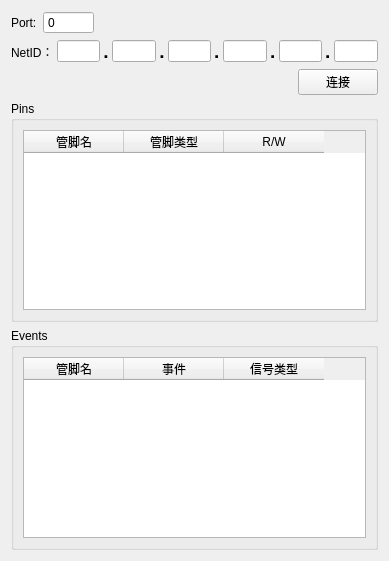
<?xml version="1.0" encoding="UTF-8"?>
<ui version="4.0">
 <class>twinCATWdg</class>
 <widget class="QWidget" name="twinCATWdg">
  <property name="geometry">
   <rect>
    <x>0</x>
    <y>0</y>
    <width>389</width>
    <height>561</height>
   </rect>
  </property>
  <property name="contextMenuPolicy">
   <enum>Qt::DefaultContextMenu</enum>
  </property>
  <property name="windowTitle">
   <string>twinCATWdg</string>
  </property>
  <layout class="QVBoxLayout" name="verticalLayout_2">
   <item>
    <layout class="QVBoxLayout" name="verticalLayout">
     <item>
      <layout class="QHBoxLayout" name="horizontalLayout">
       <item>
        <widget class="QLabel" name="label">
         <property name="text">
          <string>Port:</string>
         </property>
        </widget>
       </item>
       <item>
        <widget class="QSpinBox" name="port">
         <property name="buttonSymbols">
          <enum>QAbstractSpinBox::NoButtons</enum>
         </property>
         <property name="maximum">
          <number>9999999</number>
         </property>
        </widget>
       </item>
       <item>
        <spacer name="horizontalSpacer_2">
         <property name="orientation">
          <enum>Qt::Horizontal</enum>
         </property>
         <property name="sizeHint" stdset="0">
          <size>
           <width>40</width>
           <height>20</height>
          </size>
         </property>
        </spacer>
       </item>
      </layout>
     </item>
     <item>
      <layout class="QHBoxLayout" name="horizontalLayout_2">
       <property name="spacing">
        <number>3</number>
       </property>
       <item>
        <widget class="QLabel" name="label_2">
         <property name="text">
          <string>NetID：</string>
         </property>
        </widget>
       </item>
       <item>
        <widget class="QLineEdit" name="id1">
         <property name="inputMethodHints">
          <set>Qt::ImhDigitsOnly</set>
         </property>
         <property name="text">
          <string/>
         </property>
         <property name="maxLength">
          <number>3</number>
         </property>
        </widget>
       </item>
       <item>
        <widget class="QLabel" name="label_3">
         <property name="sizePolicy">
          <sizepolicy hsizetype="Fixed" vsizetype="Preferred">
           <horstretch>0</horstretch>
           <verstretch>0</verstretch>
          </sizepolicy>
         </property>
         <property name="font">
          <font>
           <pointsize>14</pointsize>
           <weight>75</weight>
           <bold>true</bold>
          </font>
         </property>
         <property name="text">
          <string>.</string>
         </property>
         <property name="alignment">
          <set>Qt::AlignCenter</set>
         </property>
        </widget>
       </item>
       <item>
        <widget class="QLineEdit" name="id2">
         <property name="inputMethodHints">
          <set>Qt::ImhDigitsOnly</set>
         </property>
         <property name="text">
          <string/>
         </property>
         <property name="maxLength">
          <number>3</number>
         </property>
        </widget>
       </item>
       <item>
        <widget class="QLabel" name="label_8">
         <property name="sizePolicy">
          <sizepolicy hsizetype="Fixed" vsizetype="Preferred">
           <horstretch>0</horstretch>
           <verstretch>0</verstretch>
          </sizepolicy>
         </property>
         <property name="font">
          <font>
           <pointsize>14</pointsize>
           <weight>75</weight>
           <bold>true</bold>
          </font>
         </property>
         <property name="text">
          <string>.</string>
         </property>
         <property name="alignment">
          <set>Qt::AlignCenter</set>
         </property>
        </widget>
       </item>
       <item>
        <widget class="QLineEdit" name="id3">
         <property name="inputMethodHints">
          <set>Qt::ImhDigitsOnly</set>
         </property>
         <property name="text">
          <string/>
         </property>
         <property name="maxLength">
          <number>3</number>
         </property>
        </widget>
       </item>
       <item>
        <widget class="QLabel" name="label_5">
         <property name="sizePolicy">
          <sizepolicy hsizetype="Fixed" vsizetype="Preferred">
           <horstretch>0</horstretch>
           <verstretch>0</verstretch>
          </sizepolicy>
         </property>
         <property name="font">
          <font>
           <pointsize>14</pointsize>
           <weight>75</weight>
           <bold>true</bold>
          </font>
         </property>
         <property name="text">
          <string>.</string>
         </property>
        </widget>
       </item>
       <item>
        <widget class="QLineEdit" name="id4">
         <property name="sizePolicy">
          <sizepolicy hsizetype="Expanding" vsizetype="Fixed">
           <horstretch>0</horstretch>
           <verstretch>0</verstretch>
          </sizepolicy>
         </property>
         <property name="inputMethodHints">
          <set>Qt::ImhDigitsOnly</set>
         </property>
         <property name="text">
          <string/>
         </property>
         <property name="maxLength">
          <number>3</number>
         </property>
        </widget>
       </item>
       <item>
        <widget class="QLabel" name="label_6">
         <property name="sizePolicy">
          <sizepolicy hsizetype="Fixed" vsizetype="Preferred">
           <horstretch>0</horstretch>
           <verstretch>0</verstretch>
          </sizepolicy>
         </property>
         <property name="font">
          <font>
           <pointsize>14</pointsize>
           <weight>75</weight>
           <bold>true</bold>
          </font>
         </property>
         <property name="text">
          <string>.</string>
         </property>
        </widget>
       </item>
       <item>
        <widget class="QLineEdit" name="id5">
         <property name="sizePolicy">
          <sizepolicy hsizetype="Expanding" vsizetype="Fixed">
           <horstretch>0</horstretch>
           <verstretch>0</verstretch>
          </sizepolicy>
         </property>
         <property name="inputMethodHints">
          <set>Qt::ImhDigitsOnly</set>
         </property>
         <property name="text">
          <string/>
         </property>
         <property name="maxLength">
          <number>3</number>
         </property>
        </widget>
       </item>
       <item>
        <widget class="QLabel" name="label_7">
         <property name="sizePolicy">
          <sizepolicy hsizetype="Fixed" vsizetype="Preferred">
           <horstretch>0</horstretch>
           <verstretch>0</verstretch>
          </sizepolicy>
         </property>
         <property name="font">
          <font>
           <pointsize>14</pointsize>
           <weight>75</weight>
           <bold>true</bold>
          </font>
         </property>
         <property name="text">
          <string>.</string>
         </property>
        </widget>
       </item>
       <item>
        <widget class="QLineEdit" name="id6">
         <property name="sizePolicy">
          <sizepolicy hsizetype="Expanding" vsizetype="Fixed">
           <horstretch>0</horstretch>
           <verstretch>0</verstretch>
          </sizepolicy>
         </property>
         <property name="inputMethodHints">
          <set>Qt::ImhDigitsOnly</set>
         </property>
         <property name="text">
          <string/>
         </property>
         <property name="maxLength">
          <number>3</number>
         </property>
        </widget>
       </item>
       <item>
        <spacer name="horizontalSpacer">
         <property name="orientation">
          <enum>Qt::Horizontal</enum>
         </property>
         <property name="sizeHint" stdset="0">
          <size>
           <width>40</width>
           <height>20</height>
          </size>
         </property>
        </spacer>
       </item>
      </layout>
     </item>
     <item>
      <layout class="QHBoxLayout" name="horizontalLayout_4">
       <item>
        <spacer name="horizontalSpacer_3">
         <property name="orientation">
          <enum>Qt::Horizontal</enum>
         </property>
         <property name="sizeHint" stdset="0">
          <size>
           <width>40</width>
           <height>20</height>
          </size>
         </property>
        </spacer>
       </item>
       <item>
        <widget class="QPushButton" name="connect">
         <property name="text">
          <string>连接</string>
         </property>
        </widget>
       </item>
      </layout>
     </item>
    </layout>
   </item>
   <item>
    <widget class="QGroupBox" name="groupBox">
     <property name="title">
      <string>Pins</string>
     </property>
     <layout class="QVBoxLayout" name="verticalLayout_4">
      <item>
       <widget class="QTableWidget" name="tableWidget_2">
        <property name="contextMenuPolicy">
         <enum>Qt::CustomContextMenu</enum>
        </property>
        <property name="editTriggers">
         <set>QAbstractItemView::NoEditTriggers</set>
        </property>
        <property name="rowCount">
         <number>0</number>
        </property>
        <property name="columnCount">
         <number>3</number>
        </property>
        <column>
         <property name="text">
          <string>管脚名</string>
         </property>
        </column>
        <column>
         <property name="text">
          <string>管脚类型</string>
         </property>
        </column>
        <column>
         <property name="text">
          <string>R/W</string>
         </property>
        </column>
       </widget>
      </item>
     </layout>
    </widget>
   </item>
   <item>
    <widget class="QGroupBox" name="groupBox_2">
     <property name="title">
      <string>Events</string>
     </property>
     <layout class="QHBoxLayout" name="horizontalLayout_3">
      <item>
       <widget class="QTableWidget" name="tableWidget">
        <property name="contextMenuPolicy">
         <enum>Qt::CustomContextMenu</enum>
        </property>
        <property name="editTriggers">
         <set>QAbstractItemView::NoEditTriggers</set>
        </property>
        <property name="showGrid">
         <bool>true</bool>
        </property>
        <property name="gridStyle">
         <enum>Qt::SolidLine</enum>
        </property>
        <property name="wordWrap">
         <bool>true</bool>
        </property>
        <property name="cornerButtonEnabled">
         <bool>true</bool>
        </property>
        <property name="rowCount">
         <number>0</number>
        </property>
        <property name="columnCount">
         <number>3</number>
        </property>
        <attribute name="horizontalHeaderCascadingSectionResizes">
         <bool>false</bool>
        </attribute>
        <column>
         <property name="text">
          <string>管脚名</string>
         </property>
        </column>
        <column>
         <property name="text">
          <string>事件</string>
         </property>
        </column>
        <column>
         <property name="text">
          <string>信号类型</string>
         </property>
        </column>
       </widget>
      </item>
     </layout>
    </widget>
   </item>
  </layout>
 </widget>
 <resources/>
 <connections/>
</ui>
